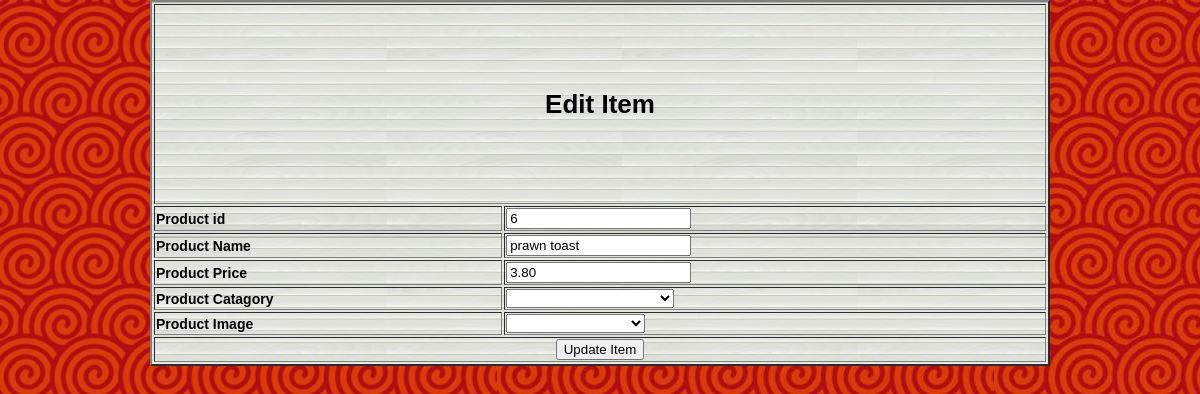
Screenshot of /editProduct.php?id=6 (signed in) with the database file from the repository.
### tables this page shows
CREATE TABLE `products` (
  `id` int(10) NOT NULL,
  `name` varchar(100) NOT NULL,
  `price` decimal(10,2) NOT NULL DEFAULT '0.00',
  `catagory` int(10) NOT NULL,
  `image` varchar(100) NOT NULL
);

### editProduct.php (the view, shortened to what this page needs)
<?php include ('includes/db.php'); ?>
<?php
$id = $_GET['id'];
$editProduct = "SELECT * FROM `products` where id = $id";
if ($result = $mysqli->query($editProduct))
{
    while ($row = mysqli_fetch_array($result))
    {
        $id = $row['id'];
        $name = $row['name'];
        $price = $row['price'];
        $catagory = $row['catagory'];
        $image = $row['image'];
    }
}
?>
<!DOCTYPE html>
<html>
  <head>
    <link rel="stylesheet" href="css/style.css" type="text/css">
  </head>
  <body >
    <div   <div id="container2">
          <form action="editProduct.php?id=<?php echo $id; ?>" method="post">
            <table  id="tableImage" align="center" width="900" border="2" bgcolor="white">
              <tr align="center" height="200">
                      <td colspan="8" align="right"><h1>Edit Item</h1></td>
              </tr>
              <tr>
                    <td><b>Product id</b></td>
                    <td><input type="text" name="productId"
                      value="<?php
echo $id; ?>"
                      ></td>
              </tr>
              <tr>
                    <td><b>Product Name</b></td>
                    <td><input type="text" name="productName"  value="<?php
echo $name; ?>"required></td>
              </tr>
              <tr>
                    <td><b>Product Price</b></td>
                    <td><input type="text" name="productPrice"
                      value="<?php
echo $price; ?>"
                      required></td>
              </tr>
              <tr>
                    <td><b>Product Catagory</b></td>
                    <td>
                          <select name="productCatagory">
                            <option value="<?php echo $catagory; ?>">
                              <?php
$catagories = "SELECT * FROM `products_catagory` ";
$result = $mysqli->query($catagories);
while ($row = mysqli_fetch_array($result))
{
    $id = $row['id'];
    $name = $row['name'];
    echo "<option value='$id'>$name</option>";
}
?>
                            </option>
                            </select>
                    </td>
              </tr>
              <tr>
                    <td><b>Product Image</b></td>
                      <td>
                      <select name="productImage">
                        <option value="<?php echo $image; ?>">
                          <?php
$images = "SELECT DISTINCT image FROM `products` ";
$result = $mysqli->query($images);
while ($row = mysqli_fetch_array($result))
{
    $name = $row['image'];
    echo "<option>$name</option>";
}
?>
                        </option>
                        </select>
                          </td>
              </tr>
              <tr align="center">
                    <td colspan="8" ><input type="submit" value="Update Item" name="editdone" onclick=" itemUpdated();"></td>
              </tr>
            </table>
          </form>
            </div>
  </body>
</html>

### css/style.css (style rules this page uses)
body { margin: 0px; font-family: Verdana, Arial, Helvetica, sans-serif; background-color: #e6e6e6; font-size: 14px; background-position: left top; background-image: url(../images/bg-spirals.jpg); }
h1 { font-size: 26px; text-align: center; }
#tableImage { background-image: url(../images/bg-striped.jpg); }

### rows the page displays
products: productId "6", productName "prawn toast", productPrice "3.80"
